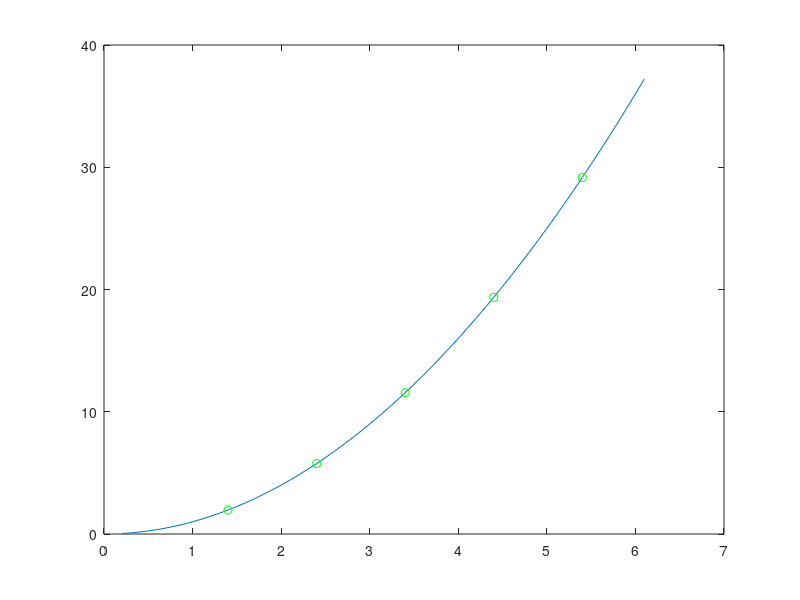

The MATLAB script that drew this image:
## Copyright (C) 1998, 1999, 2000 Joao Cardoso.
## 
## This program is free software; you can redistribute it and/or modify it
## under the terms of the GNU General Public License as published by the
## Free Software Foundation; either version 2 of the License, or (at your
## option) any later version.
## 
## This program is distributed in the hope that it will be useful, but
## WITHOUT ANY WARRANTY; without even the implied warranty of
## MERCHANTABILITY or FITNESS FOR A PARTICULAR PURPOSE.  See the GNU
## General Public License for more details.
##
## This file is part of plplot_octave.

    
function p1

    xscale = 6.;
    yscale = 1.;
    xoff = 0.;
    yoff = 0.;

	m=60;
	
    for i=1:m
		x(i) = xoff + xscale * (i + 1) / m;
		y(i) = yoff + yscale * (x(i).^2.);
	endfor

	n=5;
	
    for i=1:n
		xs(i) = x(i * 10 + 3);
		ys(i) = y(i * 10 + 3);
	endfor

# Plot the data points */


    xlabel("(x)");
	ylabel("(y)");
	title("#frPLplot Example 1 - y=x#u2");

    plot(x, y, xs, ys, 'og');
    
endfunction

